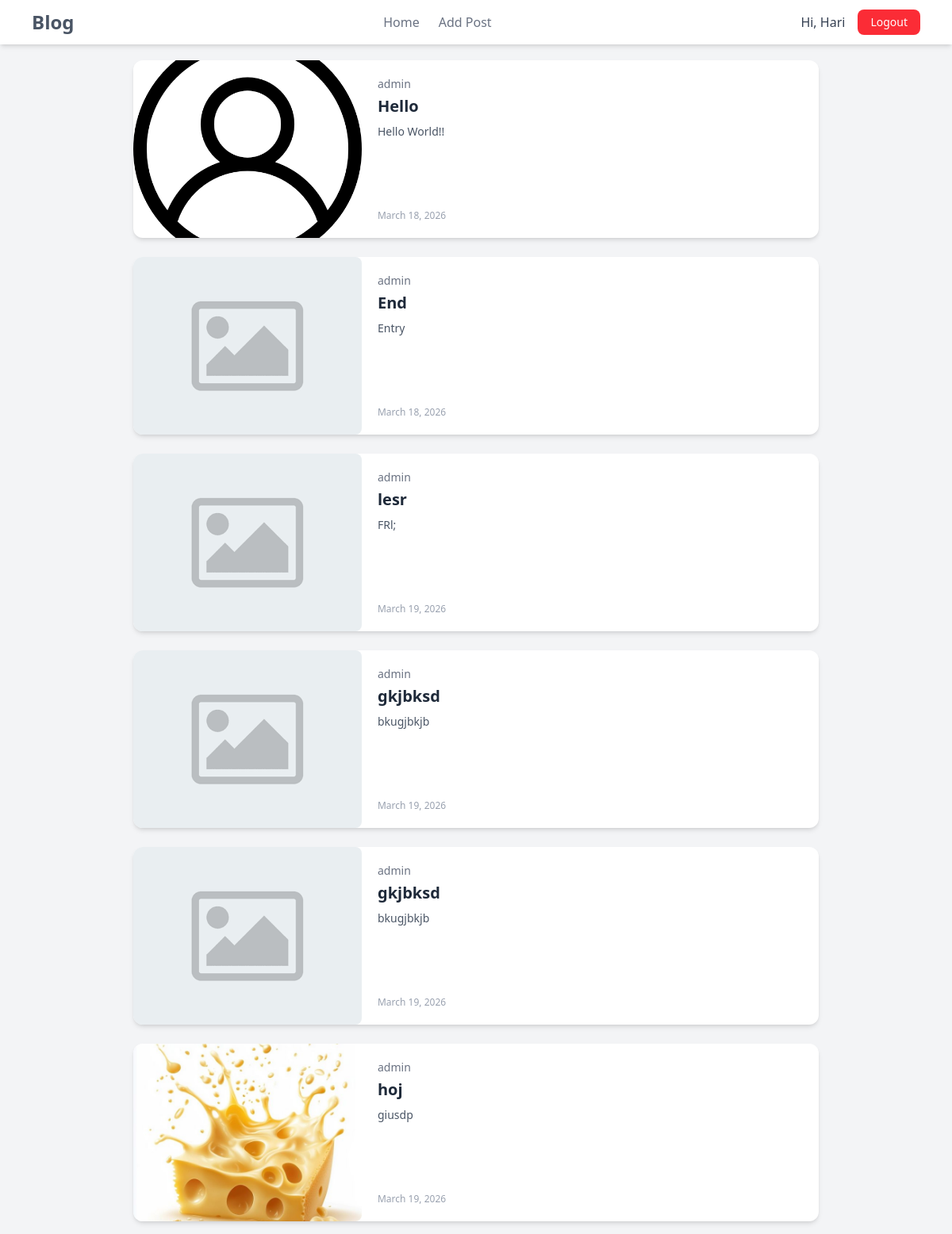
Page /profile/admin/ (signed in) on the committed database.
### home/models.py (models this page shows, shortened)
class Post(models.Model):
    name = models.ForeignKey(User, on_delete=models.CASCADE)
    title = models.CharField(max_length=100)
    image = models.ImageField(default='default.png', null=True, upload_to='post_pictures')
    para = models.TextField(max_length=500)
    date = models.DateField(auto_now_add=True)

### home/views.py (the view)
# urls.py: path('profile/<str:username>/', views.profile_view, name='profile'),
def profile_view(request, username):
    user = get_object_or_404(User, username=username)
    post = Post.objects.filter(name=user)
    return render(request, 'home/profile.html', {'posts':post})

### home/templates/home/profile.html (shortened to what this page needs)
{% extends 'home/base.html' %}
{% block content %}
    <div class="max-w-4xl mx-auto mt-5 mb-4 space-y-6 px-4">
        {% for post in posts %}
        <div class="bg-white shadow-md rounded-xl overflow-hidden hover:shadow-lg transition duration-300">
            <div class="flex flex-col md:flex-row">
                <div class="md:w-1/3">
                    <img src="{{ post.image.url }}" alt="" class="w-full h-48 md:h-56 object-cover rounded-lg">
                </div>
                <div class="p-5 md:w-2/3 flex flex-col justify-between">
                    <div>
                        <p class="text-sm text-gray-500 mb-1">
                            {{ post.name.username }}
                        </p>
                        <h3 class="text-xl font-semibold text-gray-800 mb-2">
                            {{ post.title }}
                        </h3>
                        <p class="text-gray-600 text-sm line-clamp-3">
                            {{ post.para }}
                        </p>
                    </div>
                    <div class="mt-4 flex items-center justify-between">
                        <p class="text-xs text-gray-400">
                            {{ post.date }}
                        </p>
                    </div>
                </div>
            </div>
        </div>
        {% endfor %}
    </div>
{% endblock %}

### home/templates/home/base.html (shortened to what this page needs)
<!DOCTYPE html>
<html lang="en">
<head>
    <script src="https://cdn.jsdelivr.net/npm/@tailwindcss/browser@4"></script>
</head>
<body class="bg-gray-100">
    <nav class="bg-white shadow-md">
        <div class="max-w-6xl mx-auto px-4 py-3 flex items-center justify-between">
            <h2 class="text-2xl font-bold text-gray-600">
                <a href="{% url 'home:index' %}" class="hover:text-gray-600 transition">Blog</a>
            </h2>
            <div class="hidden md:flex space-x-6 text-gray-500 font-medium">
                <a href="{% url 'home:index' %}" class="hover:text-gray-600 transition">Home</a>
                <a href="{% url 'home:create' %}" class="hover:text-gray-600 transition">Add Post</a>
            </div>
            <div class="flex items-center space-x-4">
                {% if user.is_authenticated %}
                    <span class="text-gray-700 font-medium">Hi,
                        <a href="{% url 'home:userprofile' user.username %}">{{ user.username }}</a>
                    </span>
                    <a href="{% url 'users:logout' %}" class="bg-red-500 text-white px-4 py-1.5 rounded-lg hover:bg-red-600 transition text-sm">Logout</a>
                {% else %}
                    <a href="{% url 'users:register' %}" class="bg-indigo-500 text-white px-4 py-1.5 rounded-lg hover:bg-indigo-600 transition text-sm">Signup</a>
                {% endif %}
            </div>
        </div>
    </nav>
    <main class="max-w-6xl mx-auto mt-1 px-4">
        {% block content %}
        {% endblock %}
    </main>
</body>
</html>

### rows in the picture
Post: image (picture), name.username "admin", title "Hello", para "Hello World!!", date "March 18, 2026"
Post: image (placeholder picture), name.username "admin", title "End", para "Entry", date "March 18, 2026"
Post: image (placeholder picture), name.username "admin", title "lesr", para "FRl;", date "March 19, 2026"
Post: image (placeholder picture), name.username "admin", title "gkjbksd", para "bkugjbkjb", date "March 19, 2026"
Post: image (placeholder picture), name.username "admin", title "gkjbksd", para "bkugjbkjb", date "March 19, 2026"
Post: image (picture), name.username "admin", title "hoj", para "giusdp", date "March 19, 2026"

### other values in the picture
{{ user.username }} "Hari"
